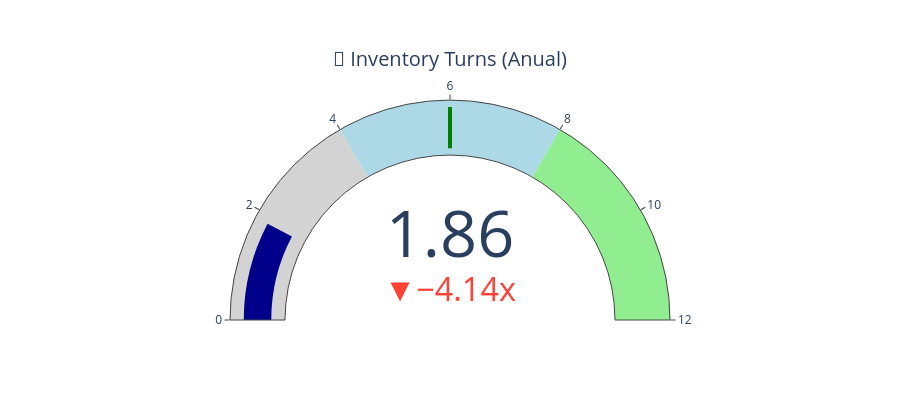

The notebook cell saved with this chart:
### Markdown cell above
## 🔄 KPI 3: Inventory Turns (Rotación de Inventario)

**Definición**: Cuántas veces se vende el inventario promedio en un período.

**Meta típica**: Depende de industria (retail: 5-8, farma: 12-15)

**Impacto**: Capital de trabajo, obsolescencia, costos de almacenaje.

### Code cell
# Calcular COGS (Cost of Goods Sold) aproximado
orders['cogs'] = orders['qty'] * 50  # Asumir costo promedio
total_cogs = orders['cogs'].sum()

# Inventario promedio
avg_inventory_value = inventory['on_hand'].sum() * 50

# Inventory turns (anualizado)
days_in_period = (orders['date'].max() - orders['date'].min()).days
turns = (total_cogs / avg_inventory_value) * (365 / days_in_period)

print(f"📊 Inventory Turns (anual): {turns:.1f}x")
print(f"   Days of Inventory: {365/turns:.0f} días")

# Crear gauge chart
fig = go.Figure(go.Indicator(
    mode="gauge+number+delta",
    value=turns,
    title={'text': "🔄 Inventory Turns (Anual)"},
    delta={'reference': 6, 'suffix': 'x'},
    gauge={
        'axis': {'range': [None, 12]},
        'bar': {'color': "darkblue"},
        'steps': [
            {'range': [0, 4], 'color': "lightgray"},
            {'range': [4, 8], 'color': "lightblue"},
            {'range': [8, 12], 'color': "lightgreen"}
        ],
        'threshold': {
            'line': {'color': "green", 'width': 4},
            'thickness': 0.75,
            'value': 6
        }
    }
))
fig.update_layout(height=400)
fig.show()

### Figure 1 — Plotly figure (JSON) as saved in the notebook; plotly's stock layout.template omitted (floating-point values rounded to 4 significant figures)
{"data": [{"delta": {"reference": 6, "suffix": "x"}, "gauge": {"axis": {"range": [null, 12]}, "bar": {"color": "darkblue"}, "steps": [{"color": "lightgray", "range": [0, 4]}, {"color": "lightblue", "range": [4, 8]}, {"color": "lightgreen", "range": [8, 12]}], "threshold": {"line": {"color": "green", "width": 4}, "thickness": 0.75, "value": 6}}, "mode": "gauge+number+delta", "title": {"text": "🔄 Inventory Turns (Anual)"}, "type": "indicator", "value": 1.855}], "layout": {"height": 400}}
